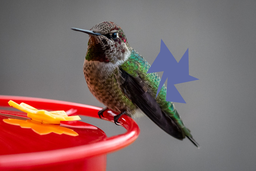
#> input picture tests/detection/image1.png, 256 x 171 px, shrunk from 1350 x 901 before the run
$ python object_detector.py   (older library calls are emulated)
#> lines starting #> are read from the running program, lines starting #| are printed output that depends on the picture
import cv2
import numpy as np


if __name__ == '__main__':
    PATCH_SIZE = 8

    img = cv2.imread('./tests/detection/image1.png')
#> img is the input picture: shape (171, 256, 3); mean B, G, R 101.6, 102.9, 131.6
    img = np.float32(img) / 255.0

    print(img.shape)
#| (171, 256, 3)
    for i in range(0, img.shape[0], PATCH_SIZE):
        for j in range(0, img.shape[1], PATCH_SIZE):
            subimg = img[i:i+PATCH_SIZE, j:j+PATCH_SIZE, :]

            # Calculate gradient
            gx = cv2.Sobel(img, cv2.CV_32F, 1, 0, ksize=1)
            gy = cv2.Sobel(img, cv2.CV_32F, 0, 1, ksize=1)
            mag, angle = cv2.cartToPolar(gx, gy, angleInDegrees=True)
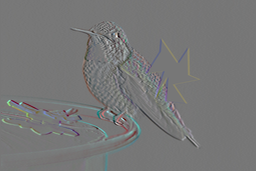
#> gx: shape (171, 256, 3) float32; mean B, G, R 0.00136, 0.00139, -0.000995; drawn with min black and max white

    print(mag)
    print(angle)
    print('Done!')
